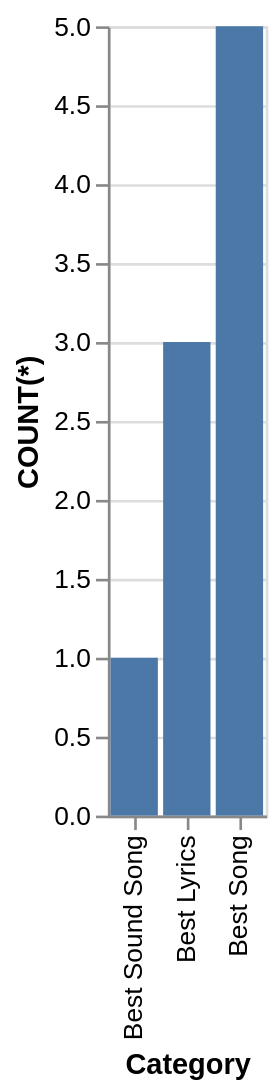

This figure's Vega-Lite source:
### Vega-Lite specification from a JSON file in a GitHub repository (floating-point values rounded to 4 significant figures)
{"data": {"values": [{"x_data": "Best Sound Song", "y_data": 1}, {"x_data": "Best Lyrics", "y_data": 3}, {"x_data": "Best Song", "y_data": 5}]}, "mark": "bar", "encoding": {"x": {"field": "x_data", "type": "nominal", "title": "Category", "sort": {"op": "sum", "field": "y_data", "order": "ascending"}}, "y": {"field": "y_data", "type": "quantitative", "title": "COUNT(*)"}}}
